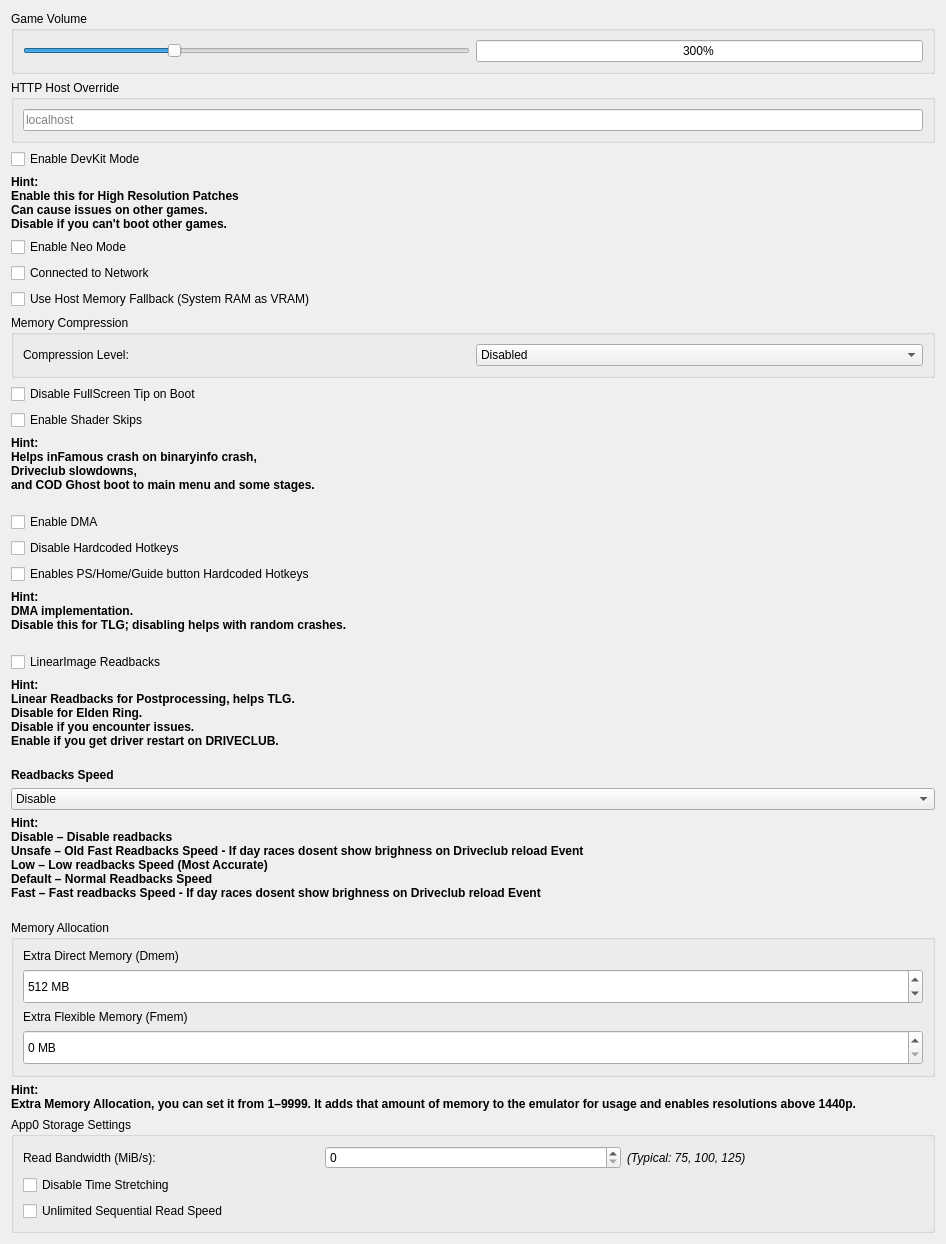
						<widget class="QWidget" name="experimentalTabContents">
							<property name="geometry">
								<rect>
									<x>0</x>
									<y>0</y>
									<width>946</width>
									<height>536</height>
								</rect>
							</property>
							<layout class="QVBoxLayout" name="verticalLayout_experimental">

								<item>
									<widget class="QGroupBox" name="gameVolumeGroup">
										<property name="title">
											<string>Game Volume</string>
										</property>
										<layout class="QHBoxLayout" name="volumeLayout">
											<item>
												<widget class="QSlider" name="horizontalVolumeSlider">
													<property name="maximum">
														<number>300</number>
													</property>
													<property name="value">
														<number>100</number>
													</property>
													<property name="sliderPosition">
														<number>100</number>
													</property>
													<property name="orientation">
														<enum>Qt::Horizontal</enum>
													</property>
												</widget>
											</item>
											<item>
												<widget class="QLineEdit" name="volumeText">
													<property name="text">
														<string>300%</string>
													</property>
													<property name="alignment">
														<set>Qt::AlignmentFlag::AlignCenter</set>
													</property>
													<property name="readOnly">
														<bool>true</bool>
													</property>
												</widget>
											</item>
										</layout>
									</widget>
								</item>

								<item>
									<widget class="QGroupBox" name="httpHostGroup">
										<property name="title">
											<string>HTTP Host Override</string>
										</property>
										<layout class="QHBoxLayout" name="httpHostLayout">
											<item>
												<widget class="QLineEdit" name="httpHostOverrideLineEdit">
													<property name="placeholderText">
														<string>localhost</string>
													</property>
												</widget>
											</item>
										</layout>
									</widget>
								</item>

								<item>
									<widget class="QCheckBox" name="isDevKitCheckBox">
										<property name="text">
											<string>Enable DevKit Mode</string>
										</property>
									</widget>
								</item>

								<item>
									<widget class="QLabel" name="label_22">
										<property name="font">
											<font>
												<pointsize>9</pointsize>
												<bold>true</bold>
											</font>
										</property>
										<property name="wordWrap">
											<bool>true</bool>
										</property>
										<property name="alignment">
										</property>
										<property name="text">
											<string notr="true">
												<![CDATA[
        <b>Hint:</b><br/>
        Enable this for High Resolution Patches<br/>
        Can cause issues on other games.<br/>
        Disable if you can't boot other games.
        ]]>
											</string>
										</property>
									</widget>
								</item>

								<item>
									<widget class="QCheckBox" name="isNeoModeCheckBox">
										<property name="text">
											<string>Enable Neo Mode</string>
										</property>
									</widget>
								</item>

								<item>
									<widget class="QCheckBox" name="connectedNetworkCheckBox">
										<property name="text">
											<string>Connected to Network</string>
										</property>
									</widget>
								</item>

								<item>
									<widget class="QCheckBox" name="useHostMemoryFallbackCheckBox">
										<property name="text">
											<string>Use Host Memory Fallback (System RAM as VRAM)</string>
										</property>
									</widget>
								</item>

								<item>
									<widget class="QGroupBox" name="memoryCompressionGroup">
										<property name="title">
											<string>Memory Compression</string>
										</property>
										<layout class="QHBoxLayout" name="memoryCompressionLayout">
											<item>
												<widget class="QLabel" name="memoryCompressionLabel">
													<property name="text">
														<string>Compression Level:</string>
													</property>
												</widget>
											</item>
											<item>
												<widget class="QComboBox" name="memoryCompressionComboBox">
													<property name="toolTip">
														<string>Select memory compression level for better memory usage</string>
													</property>
													<item>
														<property name="text">
															<string>Disabled</string>
														</property>
													</item>
													<item>
														<property name="text">
															<string>Fast</string>
														</property>
													</item>
													<item>
														<property name="text">
															<string>Balanced</string>
														</property>
													</item>
													<item>
														<property name="text">
															<string>Maximum</string>
														</property>
													</item>
												</widget>
											</item>
										</layout>
									</widget>
								</item>

								<item>
									<widget class="QCheckBox" name="screenTipBox">
										<property name="text">
											<string>Disable FullScreen Tip on Boot</string>
										</property>
									</widget>
								</item>

								<item>
									<widget class="QCheckBox" name="SkipsCheckBox">
										<property name="text">
											<string>Enable Shader Skips</string>
										</property>
									</widget>
								</item>

								<item>
									<widget class="QLabel" name="label_4">
										<property name="font">
											<font>
												<pointsize>9</pointsize>
												<bold>true</bold>
											</font>
										</property>
										<property name="wordWrap">
											<bool>true</bool>
										</property>
										<property name="alignment">
										</property>
										<property name="text">
											<string notr="true">
												<![CDATA[
        <b>Hint:</b><br/>
        Helps inFamous crash on binaryinfo crash,<br/>
		Driveclub slowdowns,<br/>
		and COD Ghost boot to main menu and some stages.<br/>		
        ]]>
											</string>
										</property>
									</widget>
								</item>

								<item>
									<widget class="QCheckBox" name="DMACheckBox">
										<property name="text">
											<string>Enable DMA</string>
										</property>
									</widget>
								</item>

								<item>
									<widget class="QCheckBox" name="HotkeysCheckBox">
										<property name="text">
											<string>Disable Hardcoded Hotkeys</string>
										</property>
									</widget>
								</item>

								<item>
									<widget class="QCheckBox" name="HomeHotkeysCheckBox">
										<property name="text">
											<string>Enables PS/Home/Guide button Hardcoded Hotkeys</string>
										</property>
									</widget>
								</item>

								<item>
									<widget class="QLabel" name="label_231">
										<property name="font">
											<font>
												<pointsize>9</pointsize>
												<bold>true</bold>
											</font>
										</property>
										<property name="text">
											<string notr="true">
												<![CDATA[
        <b>Hint:</b><br/>
        DMA implementation.<br/>
        Disable this for TLG; disabling helps with random crashes.<br/>
        ]]>
											</string>
										</property>
									</widget>
								</item>
								<item>
									<widget class="QCheckBox" name="ReadbacksLinearCheckBox">
										<property name="text">
											<string>LinearImage Readbacks</string>
										</property>
									</widget>
								</item>

								<item>
									<widget class="QLabel" name="label_211">
										<property name="font">
											<font>
												<pointsize>9</pointsize>
												<bold>true</bold>
											</font>
										</property>
										<property name="text">
											<string notr="true">
												<![CDATA[
        <b>Hint:</b><br/>
        Linear Readbacks for Postprocessing, helps TLG.<br/>
		Disable for Elden Ring.<br/>
        Disable if you encounter issues.<br/>
		Enable if you get driver restart on DRIVECLUB.<br/>       
        ]]>
											</string>
										</property>
									</widget>
								</item>

								<item>
									<widget class="QLabel" name="label_readbacks_speed_title">
										<property name="text">
											<string>Readbacks Speed</string>
										</property>
										<property name="font">
											<font>
												<pointsize>9</pointsize>
												<bold>true</bold>
											</font>
										</property>
									</widget>
								</item>

								<item>
									<widget class="QComboBox" name="ReadbackSpeedComboBox">
										<property name="toolTip">
											<string>Select the readbacks speed mode</string>
										</property>
										<item>
											<property name="text">
												<string>Disable</string>
											</property>
										</item>
										<item>
											<property name="text">
												<string>Unsafe</string>
											</property>
										</item>
										<item>
											<property name="text">
												<string>Low</string>
											</property>
										</item>
										<item>
											<property name="text">
												<string>Default</string>
											</property>
										</item>
										<item>
											<property name="text">
												<string>Fast</string>
											</property>
										</item>
									</widget>
								</item>

								<item>
									<widget class="QLabel" name="label_readbacksaccuracy_hint">
										<property name="font">
											<font>
												<pointsize>9</pointsize>
												<bold>true</bold>
											</font>
										</property>
										<property name="text">
											<string notr="true">
												<![CDATA[
<b>Hint:</b><br/>
Disable – Disable readbacks<br/>
Unsafe – Old Fast Readbacks Speed - If day races dosent show brighness on Driveclub reload Event<br/>
Low – Low readbacks Speed (Most Accurate)<br/>
Default – Normal Readbacks Speed<br/>
Fast – Fast readbacks Speed - If day races dosent show brighness on Driveclub reload Event<br/>
                ]]>
											</string>
										</property>
									</widget>
								</item>

								<item>
									<widget class="QGroupBox" name="groupBox_2">
										<property name="title">
											<string>Memory Allocation</string>
										</property>
										<layout class="QVBoxLayout" name="groupBox_2_layout">
											<item>
												<widget class="QLabel" name="label_dmem">
													<property name="text">
														<string>Extra Direct Memory (Dmem)</string>
													</property>
												</widget>
											</item>
											<item>
												<widget class="QSpinBox" name="MemorySpinBox">
													<property name="minimumSize">
														<size>
															<width>0</width>
															<height>35</height>
														</size>
													</property>
													<property name="minimum">
														<number>0</number>
													</property>
													<property name="maximum">
														<number>9999</number>
													</property>
													<property name="value">
														<number>512</number>
													</property>
													<property name="suffix">
														<string> MB</string>
													</property>
												</widget>
											</item>
											<item>
												<widget class="QLabel" name="label_fmem">
													<property name="text">
														<string>Extra Flexible Memory (Fmem)</string>
													</property>
												</widget>
											</item>
											<item>
												<widget class="QSpinBox" name="FmemSpinBox">
													<property name="minimumSize">
														<size>
															<width>0</width>
															<height>35</height>
														</size>
													</property>
													<property name="minimum">
														<number>0</number>
													</property>
													<property name="maximum">
														<number>9999</number>
													</property>
													<property name="value">
														<number>0</number>
													</property>
													<property name="suffix">
														<string> MB</string>
													</property>
												</widget>
											</item>
										</layout>
									</widget>
								</item>
								<item>
									<widget class="QLabel" name="label_232">
										<property name="font">
											<font>
												<pointsize>9</pointsize>
												<bold>true</bold>
											</font>
										</property>
										<property name="textFormat">
											<enum>Qt::RichText</enum>
										</property>
										<property name="text">
											<string>
												&lt;b&gt;Hint:&lt;/b&gt;&lt;br/&gt;
												Extra Memory Allocation, you can set it from 1–9999. It adds that amount of memory to the emulator for usage and enables resolutions above 1440p.
											</string>
										</property>
										<property name="wordWrap">
											<bool>true</bool>
										</property>
									</widget>
								</item>

								<item>
									<widget class="QGroupBox" name="app0StorageGroup">
										<property name="title">
											<string>App0 Storage Settings</string>
										</property>
										<layout class="QVBoxLayout" name="app0StorageLayout">
											<item>
												<layout class="QHBoxLayout" name="app0BandwidthLayout">
													<item>
														<widget class="QLabel" name="app0BandwidthLabel">
															<property name="text">
																<string>Read Bandwidth (MiB/s):</string>
															</property>
														</widget>
													</item>
													<item>
														<widget class="QSpinBox" name="app0BandwidthSpinBox">
															<property name="minimum">
																<number>0</number>
															</property>
															<property name="maximum">
																<number>10000</number>
															</property>
															<property name="value">
																<number>0</number>
															</property>
														</widget>
													</item>
													<item>
														<widget class="QLabel" name="app0BandwidthRangeLabel">
															<property name="text">
																<string>(Typical: 75, 100, 125)</string>
															</property>
															<property name="font">
																<font>
																	<pointsize>9</pointsize>
																	<italic>true</italic>
																</font>
															</property>
														</widget>
													</item>
												</layout>
											</item>
											<item>
												<widget class="QCheckBox" name="app0DisableTimeStretchingCheckBox">
													<property name="text">
														<string>Disable Time Stretching</string>
													</property>
												</widget>
											</item>
											<item>
												<widget class="QCheckBox" name="app0UnlimitedSequentialReadSpeedCheckBox">
													<property name="text">
														<string>Unlimited Sequential Read Speed</string>
													</property>
												</widget>
											</item>
										</layout>
									</widget>
								</item>

							</layout>
						</widget>
